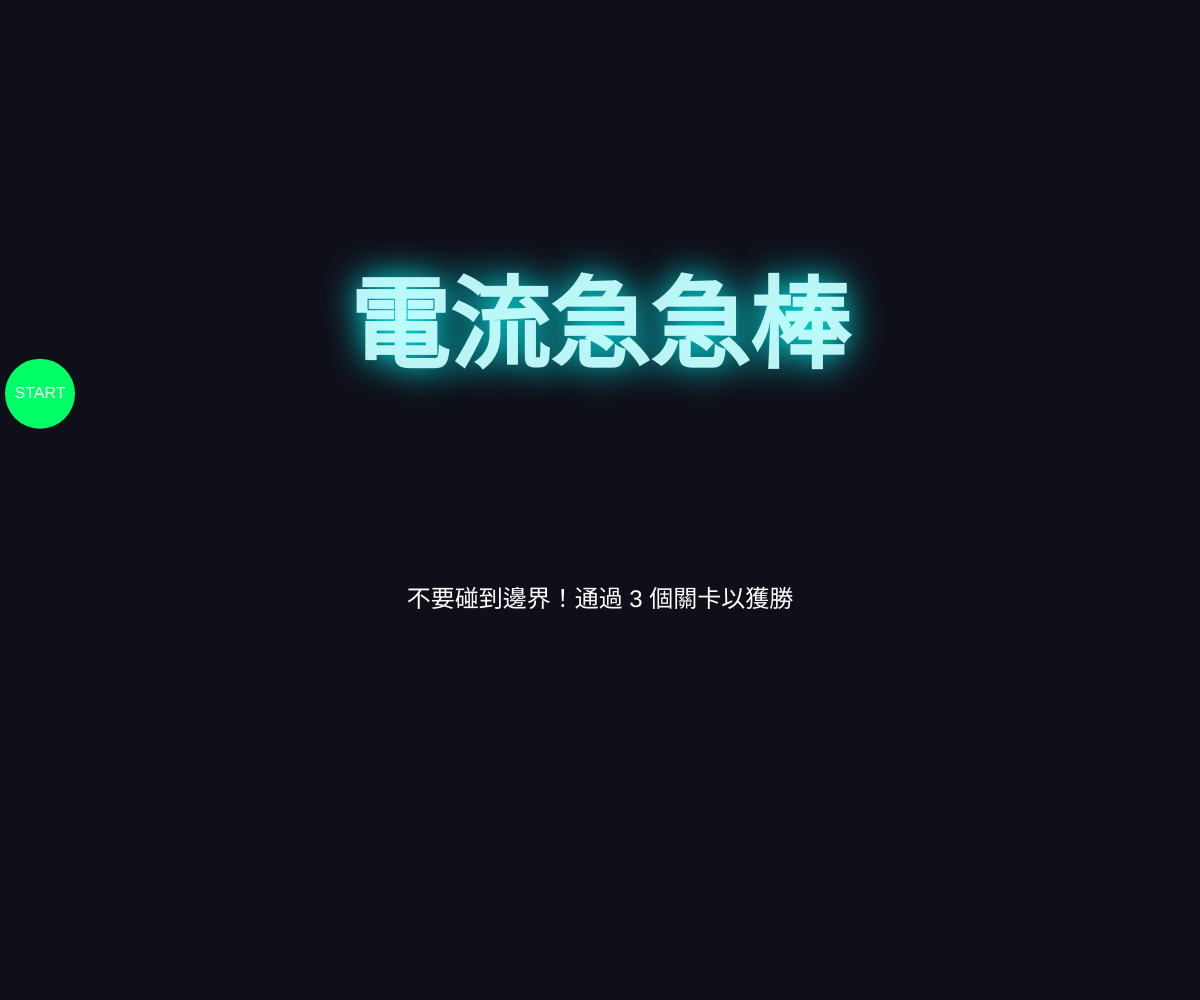
Frame 1 (no input)
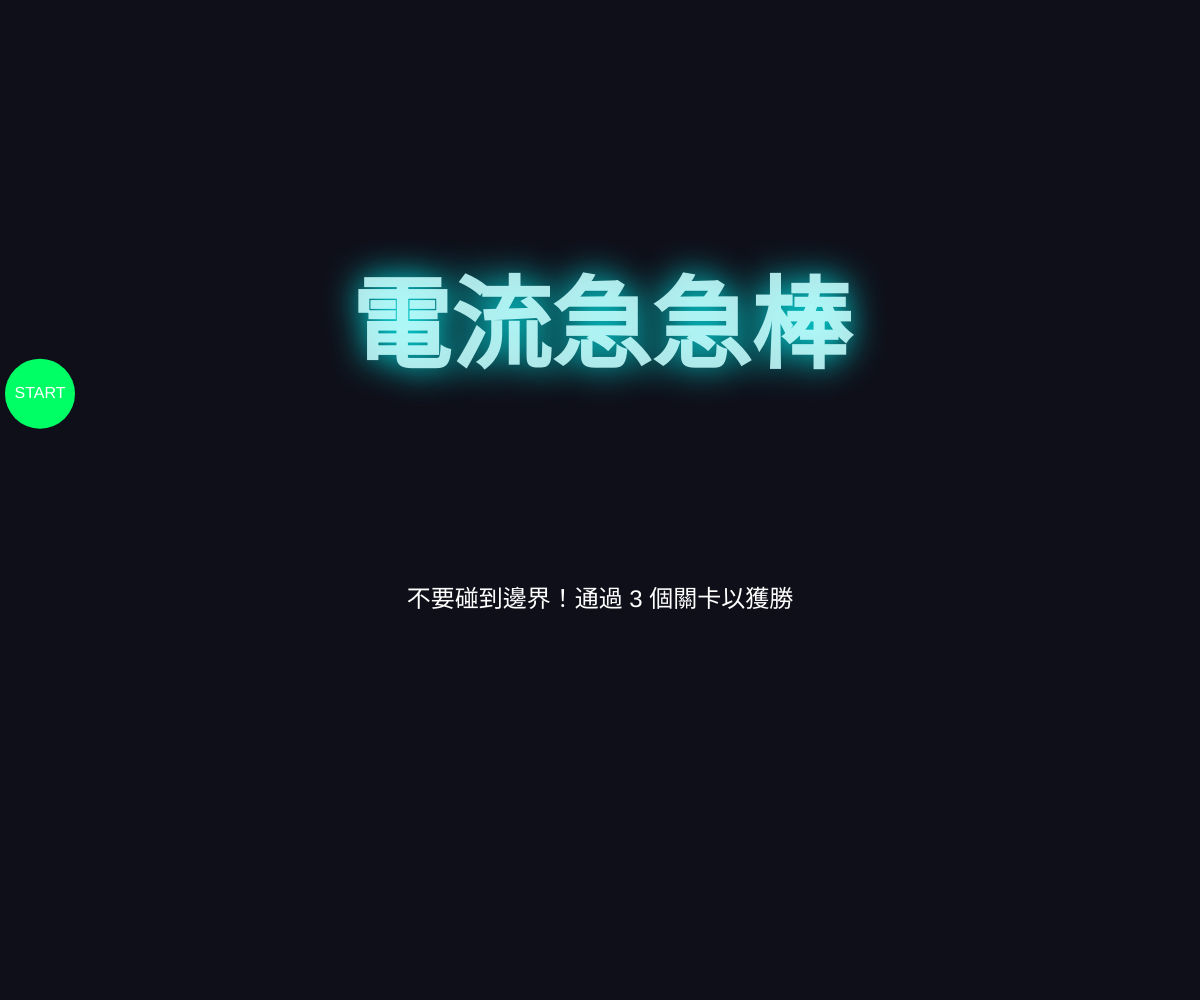
Frame 60 (no input)
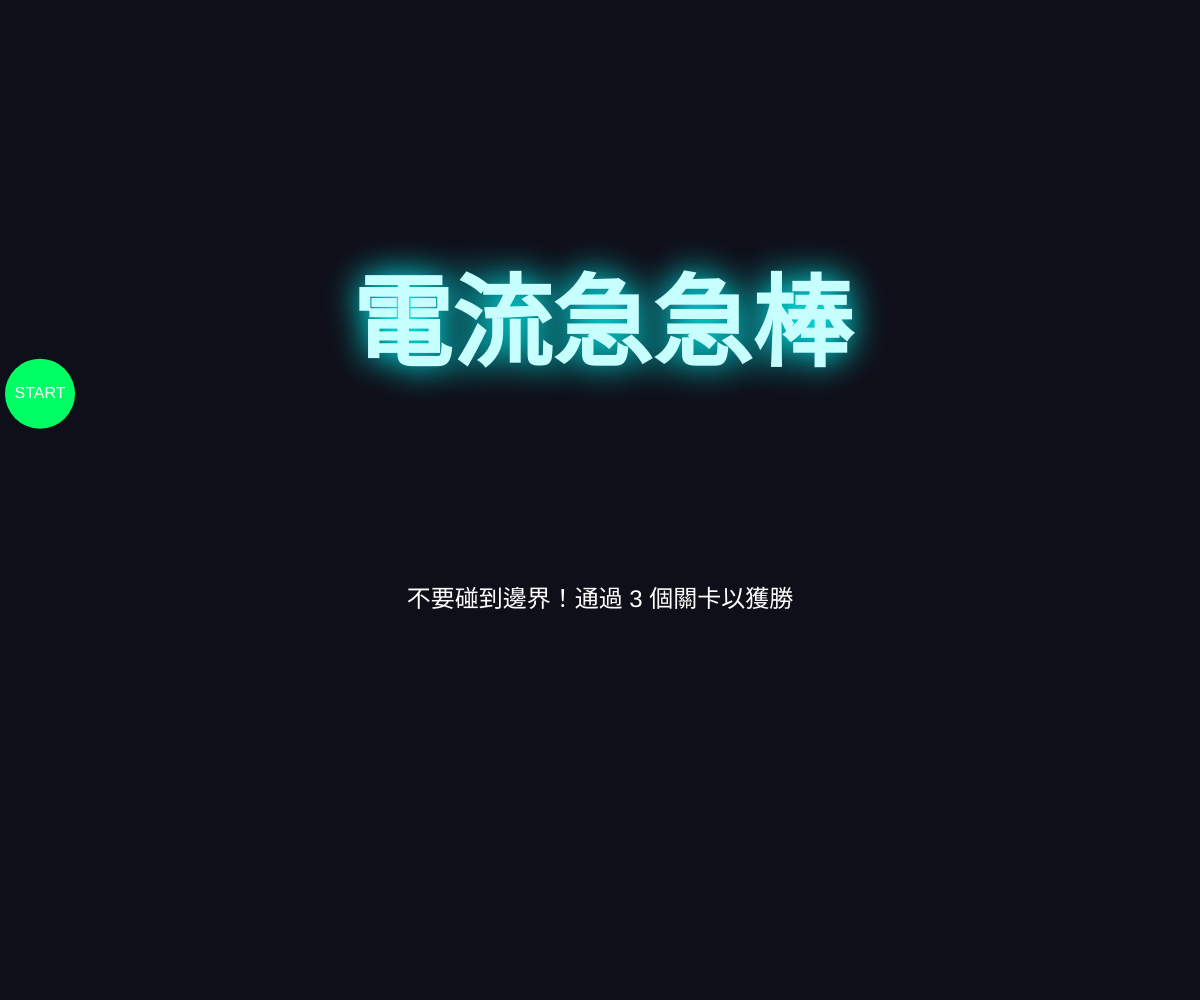
Frame 120 (the mouse pressed at the canvas centre since frame 60)

The p5.js sketch that drew these frames (run headless with seeded random() and noise() and a simulated clock; from frame 60 on, the mouse is pressed at the canvas centre):

// p5.js sketch
// ── sketch.js
/**
 * 專案名稱：不規則曲線電流急急棒 (p5.js)
 * 核心機制：使用 curveVertex 繪製平滑軌道，偵測滑鼠是否離開安全區域
 */

let gameState = 'WAITING'; // WAITING, PLAYING, LEVEL_CLEAR, FAIL, SUCCESS
let topPath = [];    // 儲存上邊界頂點 (P5.Vector)
let bottomPath = []; // 儲存下邊界頂點 (P5.Vector)
let currentLevel = 1; 
let maxLevels = 3;
let startBtn = { x: 60, y: 0, r: 40 }; // 起始按鈕資訊
let goalBtn = { x: 0, y: 0, r: 40 };   // 終點按鈕資訊
let restartBtn = { x: 0, y: 0, w: 160, h: 50 }; // 失敗後的重開按鈕
let particles = []; // 儲存過關特效粒子
let collisionEnabled = false; // 控制碰撞計算是否啟動
let shakeAmount = 0; // 震動強度

function setup() {
  createCanvas(windowWidth, windowHeight);
  generateTrack();
}

function draw() {
  // 震動特效邏輯：在繪製背景前套用平移
  if (shakeAmount > 0.5) {
    translate(random(-shakeAmount, shakeAmount), random(-shakeAmount, shakeAmount));
    shakeAmount *= 0.85; // 震動隨時間衰減
  }

  background(15, 15, 25); // 深色背景營造電力感

  if (gameState === 'WAITING') {
    drawStartScreen();
  } else if (gameState === 'PLAYING') {
    drawTrack();
    updateGame();
  } else if (gameState === 'LEVEL_CLEAR') {
    drawLevelClearScreen();
  } else if (gameState === 'FAIL') {
    // 失敗時畫面閃爍紅色
    background(100, 0, 0);
    drawEndScreen("挑戰失敗", color(255, 100, 100));
  } else if (gameState === 'SUCCESS') {
    drawSuccessScreen();
  }
}

/**
 * 軌道生成邏輯
 * 使用 noise() 產生平滑隨機值，並存入 Vector 陣列
 */
function generateTrack() {
  topPath = [];
  bottomPath = [];
  
  // 根據關卡調整難度
  // 關卡越高，段數越多(越抖)，寬度越窄
  let segments = 25 + currentLevel * 12; // 增加段數以支援更細緻的蜿蜒感
  let trackWidth = map(currentLevel, 1, 3, height * 0.3, height * 0.15); // 增加寬度，給予更多操作空間
  // 調整 noiseScale 確保蜿蜒感
  let noiseScale = map(currentLevel, 1, 3, 0.4, 0.7); 
  let timeSeed = millis() * 0.0001;

  for (let i = 0; i <= segments; i++) {
    let x = map(i, 0, segments, 0, width);
    let noiseVal = noise(i * noiseScale, currentLevel * 50 + timeSeed);
    let centerY = map(noiseVal, 0, 1, height * 0.2, height * 0.8);
    
    topPath.push(createVector(x, centerY - trackWidth / 2));
    bottomPath.push(createVector(x, centerY + trackWidth / 2));

    // 設定起始按鈕位置在第一個點的中心 (確保點擊時不會立刻出界)
    if (i === 0) {
      startBtn = { x: x + 40, y: centerY, r: 35 };
    }
    // 設定終點按鈕位置在最後一個點的中心
    if (i === segments) {
      goalBtn = { x: x - 40, y: centerY, r: 35 };
    }
  }
}

function drawTrack() {
  // 增加電力霓虹感
  push();
  drawingContext.shadowBlur = 15;
  drawingContext.shadowColor = color(0, 255, 255);
  noFill();
  strokeWeight(6);
  stroke(0, 255, 255, 220); 

  // 繪製上邊界：使用 curveVertex 達成蜿蜒感
  beginShape();
  if (topPath.length > 0) curveVertex(topPath[0].x, topPath[0].y); // 控制點
  for (let v of topPath) curveVertex(v.x, v.y);
  if (topPath.length > 0) curveVertex(topPath[topPath.length-1].x, topPath[topPath.length-1].y); // 控制點
  endShape();

  // 繪製下邊界：使用 curveVertex 達成蜿蜒感
  beginShape();
  if (bottomPath.length > 0) curveVertex(bottomPath[0].x, bottomPath[0].y); // 控制點
  for (let v of bottomPath) curveVertex(v.x, v.y);
  if (bottomPath.length > 0) curveVertex(bottomPath[bottomPath.length-1].x, bottomPath[bottomPath.length-1].y); // 控制點
  endShape();
  pop();

  // 繪製路徑邊緣的隨機閃電特效
  drawLightningEffect(topPath);
  drawLightningEffect(bottomPath);

  // 顯示當前關卡文字
  fill(255, 200);
  noStroke();
  textSize(24);
  textAlign(LEFT, TOP);
  text("LEVEL: " + currentLevel, 20, 20);

  // 繪製閃爍的 GOAL 按鈕
  push();
  drawingContext.shadowBlur = 20;
  drawingContext.shadowColor = color(255, 255, 0);
  fill(255, 255, 0);
  ellipse(goalBtn.x, goalBtn.y, goalBtn.r * 2);
  pop();
  
  fill(0);
  textAlign(CENTER, CENTER);
  textSize(12);
  text("GOAL", goalBtn.x, goalBtn.y);
}

/**
 * 閃電特效輔助函式
 * 在給定的路徑點之間隨機產生閃電電弧
 */
function drawLightningEffect(path) {
  if (path.length < 2) return;
  
  push();
  // 閃電核心發光
  drawingContext.shadowBlur = 25;
  drawingContext.shadowColor = color(255, 255, 255);
  stroke(255, 255, 255, random(100, 255)); // 隨機透明度產生閃爍
  strokeWeight(random(1, 3));
  noFill();

  for (let i = 0; i < path.length - 1; i++) {
    // 隨機觸發電弧，讓閃電看起來是不連續且跳動的
    if (random() > 0.85) {
      let p1 = path[i];
      let p2 = path[i+1];
      
      beginShape();
      let steps = 4;
      for (let j = 0; j <= steps; j++) {
        let t = j / steps;
        let x = lerp(p1.x, p2.x, t) + random(-15, 15);
        let y = lerp(p1.y, p2.y, t) + random(-15, 15);
        vertex(x, y);
      }
      endShape();
    }
  }
  pop();
}

function updateGame() {
  // 繪製玩家位置指示 (始終顯示)
  fill(255, 255, 0);
  noStroke();
  ellipse(mouseX, mouseY, 10, 10);

  // 如果碰撞尚未啟動，提示玩家將滑鼠移到新起點
  if (!collisionEnabled) {
    push();
    // 起點提示特效
    let pulse = sin(frameCount * 0.1) * 10;
    fill(0, 255, 100, 100 + pulse * 5);
    noStroke();
    ellipse(startBtn.x, startBtn.y, startBtn.r * 2 + pulse);
    
    fill(255);
    textAlign(CENTER, CENTER);
    textSize(18);
    text("← 請將滑鼠移至起點以啟動", startBtn.x + 120, startBtn.y);
    pop();

    // 當滑鼠移動到起點範圍內，正式開啟遊戲計算
    if (dist(mouseX, mouseY, startBtn.x, startBtn.y) < startBtn.r) {
      collisionEnabled = true;
    }
    return; // 尚未啟動前，不執行下方的碰撞與勝利判斷
  }

  // 1. 取得滑鼠 X 在陣列中的索引位置，並進行線性插值 (lerp) 取得精確的 Y 邊界
  let sectionWidth = width / (topPath.length - 1);
  let idx = floor(mouseX / sectionWidth);
  
  if (idx >= 0 && idx < topPath.length - 1) {
    // 恢復線性插值判定：精確計算滑鼠所在位置的曲線高度
    let amt = (mouseX % sectionWidth) / sectionWidth;
    let currentTopY = lerp(topPath[idx].y, topPath[idx + 1].y, amt);
    let currentBottomY = lerp(bottomPath[idx].y, bottomPath[idx + 1].y, amt);

    // 2. 碰撞偵測：如果滑鼠 Y 超出上下邊界
    if (mouseY <= currentTopY || mouseY >= currentBottomY) {
      gameState = 'FAIL';
      shakeAmount = 20; // 觸發強烈震動
    }
  } else if (mouseX < 0) {
    gameState = 'FAIL';
    shakeAmount = 20; // 觸發強烈震動
  }

  // 3. 勝利條件：到達最右側
  let distToGoal = dist(mouseX, mouseY, goalBtn.x, goalBtn.y);
  if (distToGoal < goalBtn.r) {
    if (currentLevel < maxLevels) {
      spawnParticles(goalBtn.x, goalBtn.y, 150); // 更多過關粒子
      gameState = 'LEVEL_CLEAR';
    } else {
      spawnParticles(width/2, height/2, 300); // 最終勝利啟動粒子
      gameState = 'SUCCESS';
    }
  }
}

function drawStartScreen() {
  // 在背景隨機產生大範圍的閃電特效，增加視覺張力
  if (random() > 0.6) {
    let x1 = random(width);
    let y1 = random(height);
    let x2 = x1 + random(-400, 400);
    let y2 = y1 + random(-400, 400);
    drawLightningEffect([createVector(x1, y1), createVector(x2, y2)]);
  }

  // 繪製「電流急急棒」標題與電流特效
  push();
  textAlign(CENTER, CENTER);
  
  // 利用隨機位移產生震動感 (電流不穩定效果)
  let shakeX = random(-2, 2);
  let shakeY = random(-2, 2);
  
  // 設定發光特效
  drawingContext.shadowBlur = 35;
  drawingContext.shadowColor = color(0, 255, 255);
  
  // 標題大字
  textSize(100);
  textStyle(BOLD);
  fill(200, 255, 255, 200 + random(55)); // 隨機透明度產生閃爍感
  text("電流急急棒", width / 2 + shakeX, height / 3 + shakeY);
  pop();

  // 繪製啟動按鈕
  fill(0, 255, 100); // 改為綠色按鈕
  noStroke();
  ellipse(startBtn.x, startBtn.y, startBtn.r * 2);
  
  fill(255);
  textAlign(CENTER, CENTER);
  textStyle(NORMAL);
  textSize(16);
  text("START", startBtn.x, startBtn.y);
  textSize(24);
  text("不要碰到邊界！通過 3 個關卡以獲勝", width / 2, height * 0.6);
}

function drawLevelClearScreen() {
  background(15, 15, 25, 150); // 半透明背景以顯示粒子
  updateAndDrawParticles();

  textAlign(CENTER, CENTER);
  fill(50, 255, 150);
  textSize(64);
  textStyle(BOLD);
  
  // 增加隨機鼓勵語
  let praises = ["太強了！", "手超穩！", "簡直是神！"];
  text(praises[currentLevel-1], width / 2, height / 3);
  
  textSize(24);
  fill(255);
  text("LEVEL " + currentLevel + " 挑戰成功", width / 2, height / 2);
  
  // 繪製下一關的啟動按鈕
  fill(0, 255, 100);
  ellipse(startBtn.x, startBtn.y, startBtn.r * 2);
  fill(255);
  textSize(16);
  textStyle(NORMAL);
  text("START L" + (currentLevel + 1), startBtn.x, startBtn.y);
}

function drawSuccessScreen() {
  background(10, 10, 25);
  updateAndDrawParticles();

  // 持續產生誇張煙火
  if (frameCount % 15 === 0) {
    spawnParticles(random(width), random(height), 80);
  }

  push();
  textAlign(CENTER, CENTER);
  drawingContext.shadowBlur = 50;
  drawingContext.shadowColor = color(255, 215, 0);
  fill(255, 215, 0);
  textSize(120);
  textStyle(BOLD);
  text("挑戰成功！", width / 2, height / 2);
  
  drawingContext.shadowBlur = 0;
  fill(255);
  textSize(24);
  text("你是真正的電力大師", width / 2, height / 2 + 100);
  text("點擊畫面回到首頁", width / 2, height / 2 + 150);
  pop();
}

/**
 * 粒子特效系統：產生彩色紙屑
 */
function spawnParticles(x, y, count = 100) {
  for (let i = 0; i < count; i++) {
    particles.push({
      x: x,
      y: y,
      vx: random(-8, 8),
      vy: random(-15, -2),
      size: random(4, 12),
      color: color(random(255), random(255), random(255)),
      gravity: 0.2,
      life: 255
    });
  }
}

/**
 * 更新並繪製所有粒子
 */
function updateAndDrawParticles() {
  for (let i = particles.length - 1; i >= 0; i--) {
    let p = particles[i];
    p.x += p.vx;
    p.y += p.vy;
    p.vy += p.gravity;
    p.life -= 4; // 粒子逐漸消失
    
    // 增加粒子閃爍感
    push();
    if (p.life > 100) drawingContext.shadowBlur = 5;
    drawingContext.shadowColor = p.color;
    noStroke();
    fill(red(p.color), green(p.color), blue(p.color), p.life);
    rect(p.x, p.y, p.size, p.size);
    pop();
    
    if (p.life <= 0) particles.splice(i, 1);
  }
}

function drawEndScreen(msg, clr) {
  updateAndDrawParticles();
  fill(clr);
  textSize(64);
  textAlign(CENTER, CENTER);
  text(msg, width / 2, height / 2 - 20);
  fill(255);
  textSize(20);
  text("點擊畫面任何地方重新開始", width / 2, height / 2 + 60);
}

function mousePressed() {
  if (gameState === 'WAITING' || gameState === 'LEVEL_CLEAR') {
    let d = dist(mouseX, mouseY, startBtn.x, startBtn.y);
    if (d < startBtn.r) {
      if (gameState === 'LEVEL_CLEAR') currentLevel++; 
      particles = []; // 進入新關卡時清空特效
      generateTrack(); // 重新生成/更新地圖
      gameState = 'PLAYING';
      collisionEnabled = false; // 關卡開始時先關閉碰撞偵測，等待滑鼠就位
    }
  } else if (gameState === 'FAIL' || gameState === 'SUCCESS') {
    currentLevel = 1;
    gameState = 'WAITING';
    generateTrack();
  }
}

function windowResized() {
  resizeCanvas(windowWidth, windowHeight);
  generateTrack();
}
